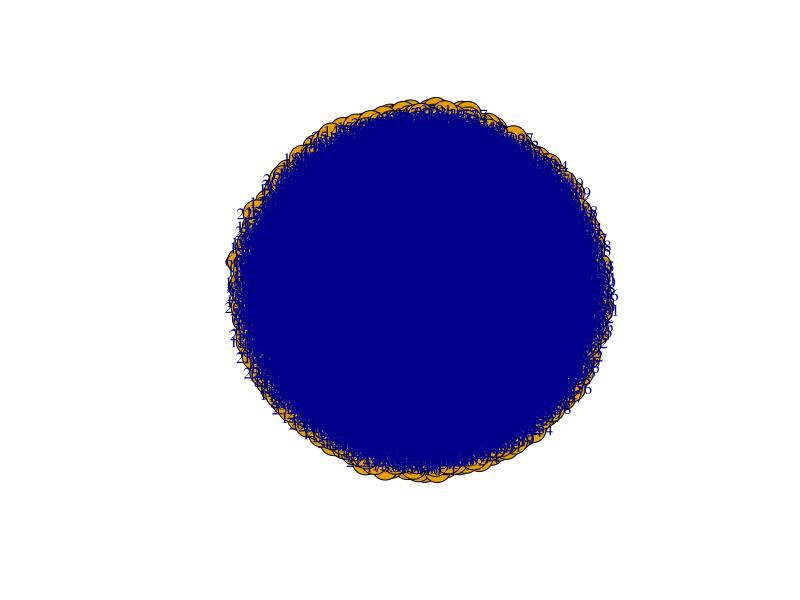

Recreate this plot in R. (Note: this script raises an error after producing the figure.)
#install.packages("igraph")
library(igraph)

# get data --> add your own path here
dataPath <- "./Documents/grad/bigdata/bigdata_project1_rood_frank"
setwd(dataPath)
getwd()
myData <- read.delim("project1_data.txt")

#set up graph
agraph <- graph_from_edgelist(as.matrix(myData))
agraph
plot.igraph(agraph)

#get adj matrix
agraph.adj <- igraph::get.adjacency(agraph)
agraph.adj

#density and other metrics
agraph.density = gden(agraph)
agraph.density

igraph::edge_density(agraph)
igraph::edge_density(agraph, loops=T)

agraph.ego <- ego.extract(agraph)
agraph.ego[1]

igraph::degree(agraph)
igraph::centr_betw(agraph)
igraph::centr_clo(agraph)
igraph::get.shortest.paths(agraph, 5)

#historgram
hist(igraph::degree(agraph))